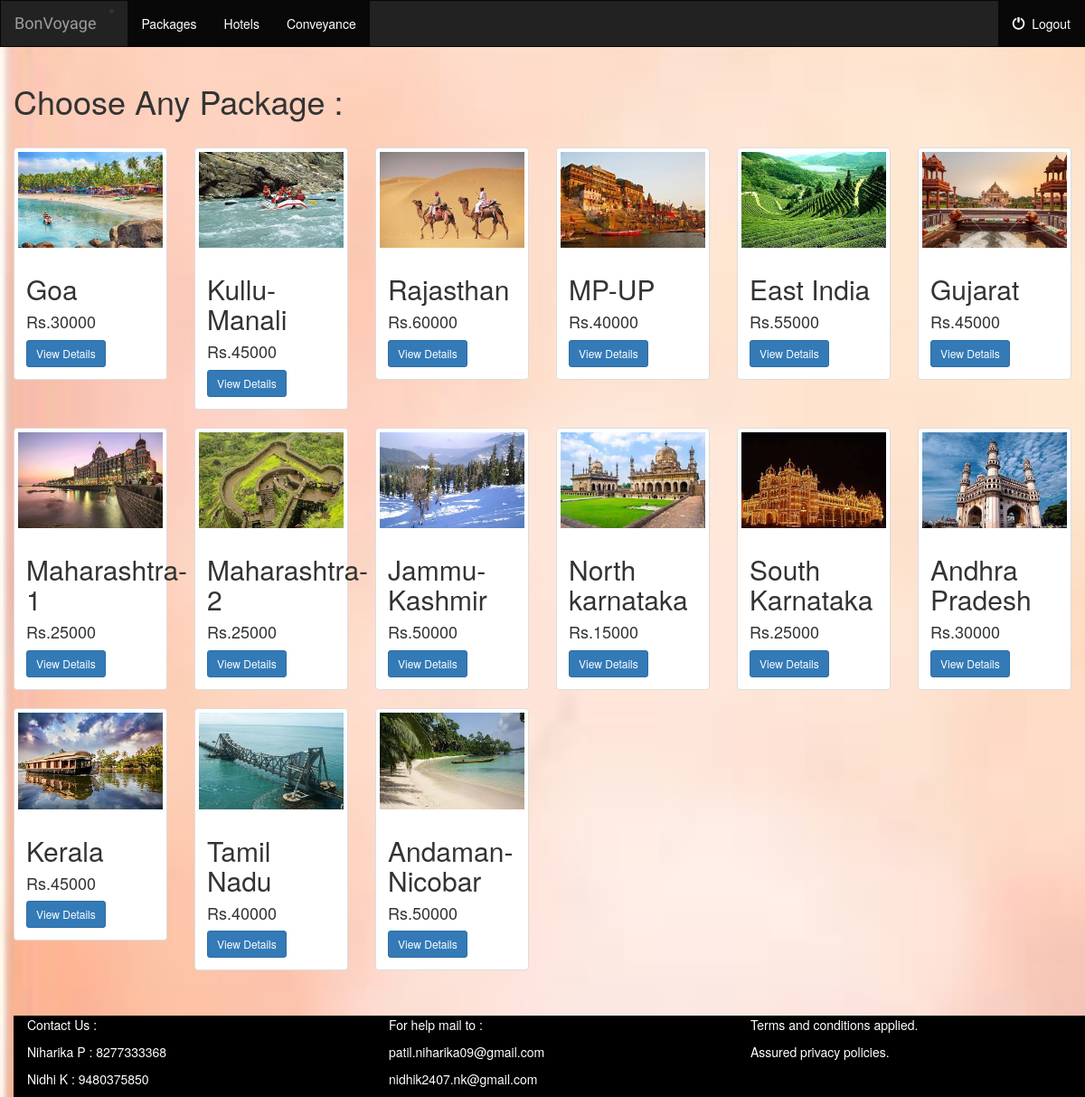
Page /packages/ on the committed database.
### packages/models.py (models this page shows, shortened)
class pcks(models.Model):
    pname=models.CharField(max_length=200)
    places=models.CharField(max_length=250)
    price=models.CharField(max_length=10)
    duration=models.CharField(max_length=10)
    img=models.CharField(max_length=3000)
    i1= models.CharField(max_length=2000,default="/static/packages/images/a1.jpg")
    i2= models.CharField(max_length=2000,default="/static/packages/images/a1.jpg")
    i3= models.CharField(max_length=2000,default="/static/packages/images/a1.jpg")
    i4= models.CharField(max_length=2000,default="/static/packages/images/a1.jpg")

### packages/views.py (the view)
def index(request):
    all_pcks = pcks.objects.all()
    context = {'all_pcks': all_pcks}
    return render(request, 'packages/index.html', context)

### packages/templates/packages/index.html
{% extends 'packages/base.html' %}
{% block body %}
<div class="pakages-container container-fluid">
    <h1> Choose Any Package : </h1><br>
    <div class="row">
        <div class="col-sm-12">
        </div>
        {% if all_pcks %}
            {% for q in all_pcks %}
                <div class="col-sm-4 col-lg-2">
                    <div class="thumbnail">
                        <img src="{{ q.img }}" class="img-responsive">
                        <div class="caption">
                            <h2>{{ q.pname }}</h2>
                            <h4>Rs.{{ q.price }}</h4>
                            <a href="{%url 'packages:details' q.id %}" class="btn btn-primary btn-sm" role="button">View Details</a>
                        </div>
                    </div>
                </div>
                {% cycle '' '' '' '' '' '<div class="clearfix visible-lg"></div>' %}
            {% endfor %}
        {% endif %}
        <br><br><br><br><br><br>
    </div>
    <br><br><br><br><br><br>
{% endblock %}

### packages/templates/packages/base.html (shortened to what this page needs)
<!DOCTYPE html>
<html lang="en">
<head>
    {%  load staticfiles %}
    <link rel="stylesheet" href="https://maxcdn.bootstrapcdn.com/bootstrap/3.3.6/css/bootstrap.min.css">
    <link rel="stylesheet" type="text/css" href="{%  static 'packages/style.css' %}" />
     {% load static %}
</head>
<body>
    <nav class="navbar navbar-inverse">
    <div class="container-fluid">
        <div class="navbar-header">
            <li class="active">
                <a class="navbar-brand" href="{%  url 'home:tests' %}">BonVoyage</a></li>
        </div>
        <div class="collpase navbar=-collapse">
            <ul class="nav navbar-nav">
                <li class="active">
                    <a href="{% url 'packages:index' %}">
                        Packages
                    </a>
                </li>
                <li class="active">
                    <a href="{% url 'hotels:index2' %}">
                        Hotels
                    </a>
                </li>
                <li class="active">
                    <a href="{% url 'conveyance:index3' %}">
                        Conveyance
                    </a>
                </li>
            </ul>
            <ul class ="nav navbar-nav navbar-right">
                <li class="active">
                    <a href="{% url 'home:tests' %}">
                        <span class="glyphicon glyphicon-off" aria-hidden="true"></span>&nbsp; Logout
                    </a>
                </li>
            </ul>
        </div>
    </div>
</nav>
{% block body %}
{%  endblock %}
<footer class="container-fluid footer-class ">
    <div class="row">
    <div class="col-md-4">
        <p>Contact Us : </p>
        <p>Niharika P : 8277333368 </p>
        <p>Nidhi K : 9480375850 </p>
    </div>
    <div class="col-md-4">
        <p>For help mail to : </p>
        <p>patil.niharika09@gmail.com </p>
        <p>nidhik2407.nk@gmail.com </p>
    </div>
    <div class="col-md-4">
        <p>Terms and conditions applied.</p>
        <p>Assured privacy policies.</p>
    </div>
        </div>
    </footer>
</body>
</html>

### packages/static/packages/style.css (style rules this page uses)
body { background: white; }
.navbar { border-radius: 0; }
.navbar-brand { font-family: 'Satisfy', cursive; }

### packages/templates/packages/base.html (style rules this page uses)
body { background-image: url('/static/packages/images/bbb.jpg'); background-size: 100% 100%; background-repeat: no-repeat; }
.footer-class { position: fixed; bottom: 0; width:100%; background-color: black; color:white; }

### rows in the picture
pcks: img (picture), pname "Goa", price "30000"
pcks: img (picture), pname "Kullu-Manali", price "45000"
pcks: img (picture), pname "Rajasthan", price "60000"
pcks: img (picture), pname "MP-UP", price "40000"
pcks: img (picture), pname "East India", price "55000"
pcks: img (picture), pname "Gujarat", price "45000"
pcks: img (picture), pname "Maharashtra-1", price "25000"
pcks: img (picture), pname "Maharashtra-2", price "25000"
pcks: img (picture), pname "Jammu-Kashmir", price "50000"
pcks: img (picture), pname "North karnataka", price "15000"
pcks: img (picture), pname "South Karnataka", price "25000"
pcks: img (picture), pname "Andhra Pradesh", price "30000"
pcks: img (picture), pname "Kerala", price "45000"
pcks: img (picture), pname "Tamil Nadu", price "40000"
pcks: img (picture), pname "Andaman-Nicobar", price "50000"
